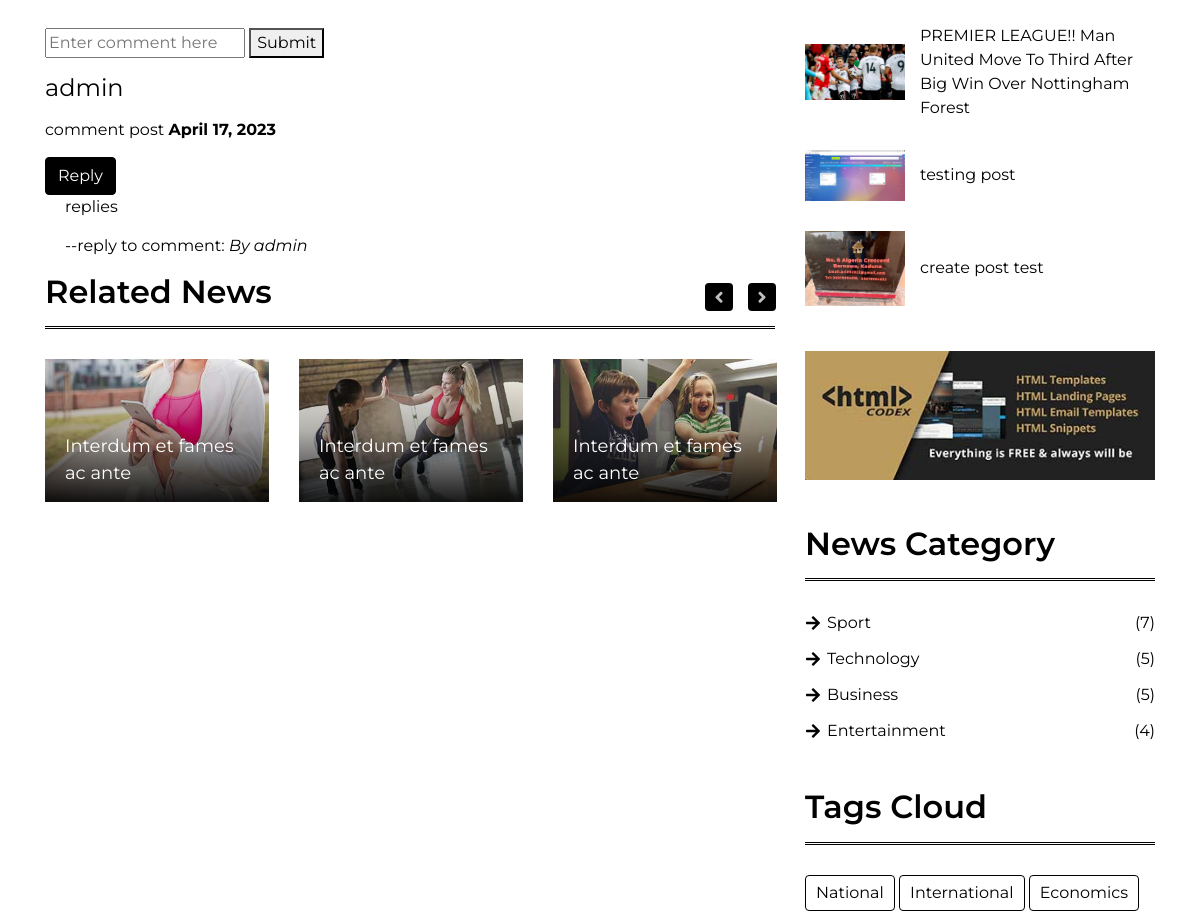
The page /category/1/post/39/ (middle part) on the database as committed earlier.
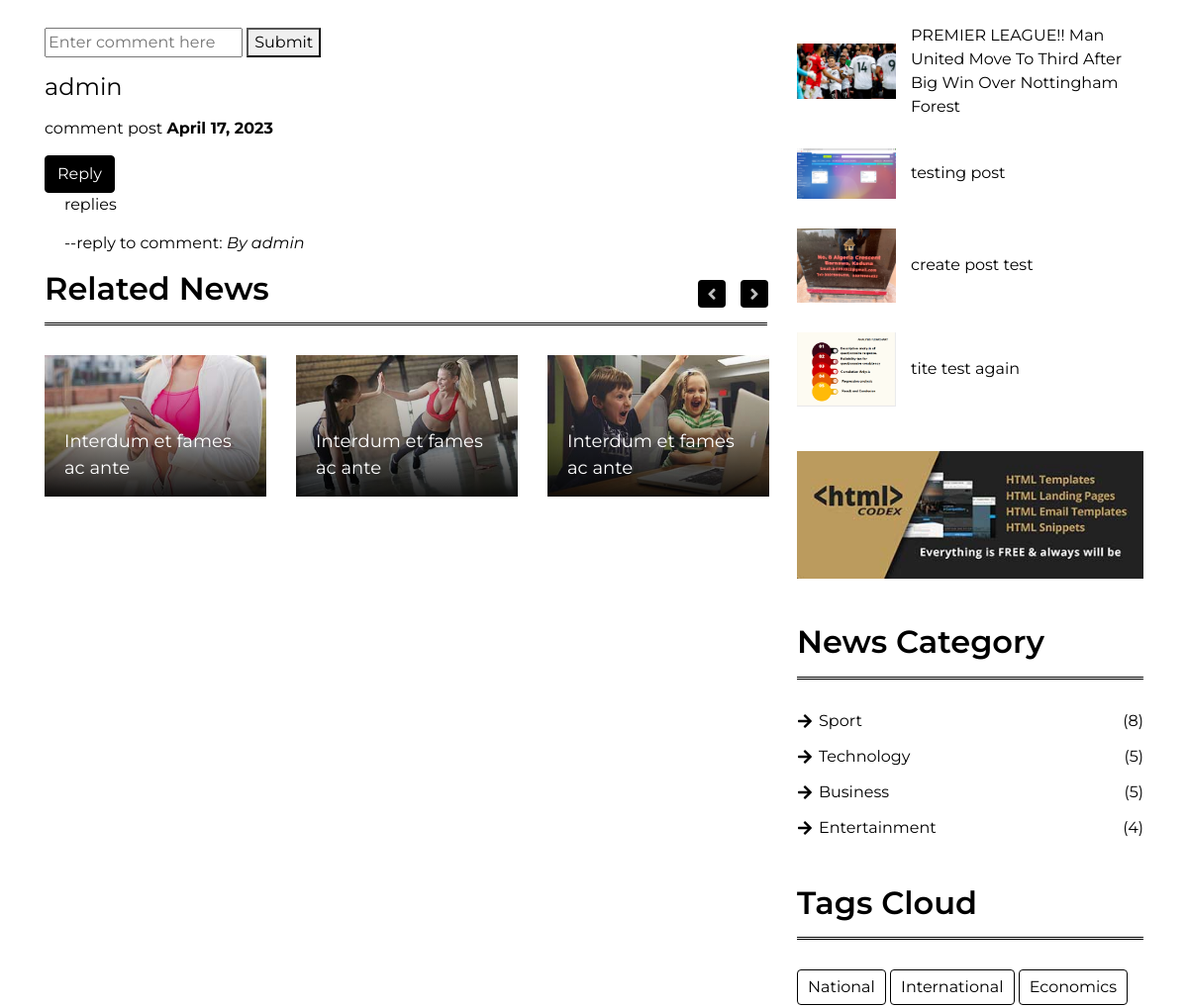
The same page on the database as committed later.
### blogapp/models.py (models this page shows, shortened)
class Comment(models.Model):
    owner = models.ForeignKey(User, blank=True, null=True, on_delete=models.SET_NULL)
    post = models.ForeignKey(Post, on_delete=models.CASCADE)
    details = models.TextField(max_length=100, blank=True, null=True)
    created = models.DateField(auto_now_add=True)
    updated = models.DateField(auto_now=True)

class CommentReply(models.Model):
    owner = models.ForeignKey(User, blank=True, null=True, on_delete=models.CASCADE)
    post = models.ForeignKey(Post, blank=True, null=True, on_delete=models.CASCADE)
    comment = models.ForeignKey(Comment, blank=True, null=True, on_delete=models.CASCADE)
    reply = models.TextField()

class Post(models.Model):
    title = models.CharField(max_length=1000)
    details = models.TextField()
    picture = models.ImageField(upload_to='media', blank=True,null=True)
    is_featured = models.BooleanField(default=False)
    category = models.ForeignKey(Category, on_delete=models.CASCADE)
    no_of_views = models.IntegerField(default=0, blank=True)
    created = models.DateTimeField(auto_now_add=True, blank=True, null=True)
    updated = models.DateTimeField(auto_now=True, blank=True, null=True)
    slug = models.SlugField(unique=True, blank=True, null=True)

class Category(models.Model):
    name = models.CharField(max_length=1000)
    def __str__(self):
        return self.name

### blogapp/views.py (the view, shortened to what this page needs)
# urls.py: path('category/<str:category_id>/post/<str:post_id>/', views.post_detail, name='detail'),
def post_detail(request, category_id, post_id):
    all_categories = Category.objects.all()
    category = get_object_or_404(Category, pk=category_id)
    post = get_object_or_404(Post, pk=post_id, category_id=category_id)
    post.no_of_views = F('no_of_views') + 1
    post.refresh_from_db(fields=['no_of_views'])
    post_comment = post.comment_set.all()
    context = {
        'post': post,
        'category': category,
        'all_categories': all_categories,
        'post_comment': post_comment,
    }
    return render(request, 'blogapp/single-page.html', context)

### blogapp/templates/blogapp/single-page.html (shortened to what the changed rows need)
{% extends 'base.html' %}
{% load static %}
        {% block content %}
        <div class="single-news">
            <div class="container">
                <div class="row">
                    <div class="col-lg-8">
                        <div class="sn-container">
                            <div class="sn-content">
                            </div>
                        </div>
                        <form method="post">
                            <input type="text" name="comment" placeholder="Enter comment here">
                            <button name="comment_form" > Submit</button>
                        </form>
{% for comments in post_comment %}
  {% if comments.owner %}
    <h4 class="comment-owner">{{comments.owner}}</h4>
  {% else %}
    <h6 class="comment-owner">Anonymous</h6>
  {% endif %}
  <p class="comment-details">{{comments.details}}  <b>{{comments.created}}</b></p>
  <button type="button" class="btn btn-primary reply-button" data-bs-toggle="modal" data-bs-target="#exampleModal{{ comments.id }}">
    Reply
  </button>
  {% for replies in comments.commentreply_set.all %}
                        <p class="replies">replies</p>
    <p class="replies">--{{replies.reply}}: <i class="reply-owner">By {{replies.owner}}</i></p>
  {% empty %}
    <p class="replies no-replies">No replies for this comment yet</p>
  {% endfor %}
{% empty %}
  <p class="no-comments">This post has no comment yet</p>
{% endfor %}
                        <div class="sn-related">
                            <h2>Related News</h2>
                            <div class="row sn-slider">
                            </div>
                        </div>
                    </div>
                    <div class="col-lg-4">
                        <div class="sidebar">
                            <div class="sidebar-widget">
                                {% for post in category.post_set.all %}
                                <div class="news-list">
                                    <div class="nl-item">
                                        <div class="nl-img">
                                            <img src="{{post.picture.url}}" />
                                        </div>
                                        <div class="nl-title">
                                            <a href="{% url 'detail' post.category.id post.id %}">{{post.title}}</a>
                                        </div>
                                    </div>
                                </div>
                                {% endfor %}
                            </div>
                            <div class="sidebar-widget">
                                <h2 class="sw-title">News Category</h2>
                                <div class="category">
                                    <ul>
                                        {% for cat in all_categories %}
                                        <li><a href="">{{cat}}</a><span>({{cat.post_set.all.count}})</span></li>
                                        {% endfor %}
                                    </ul>
                                </div>
                            </div>
                            <div class="sidebar-widget">
                                <h2 class="sw-title">Tags Cloud</h2>
                            </div>
                        </div>
                    </div>
                </div>
            </div>
        </div>
       {% endblock %}

Rows that differ between the two databases and show on the page:
added Post: picture (picture), title "tite test again"
computed for Category "Sport": post_set.all.count "7" → "8"
